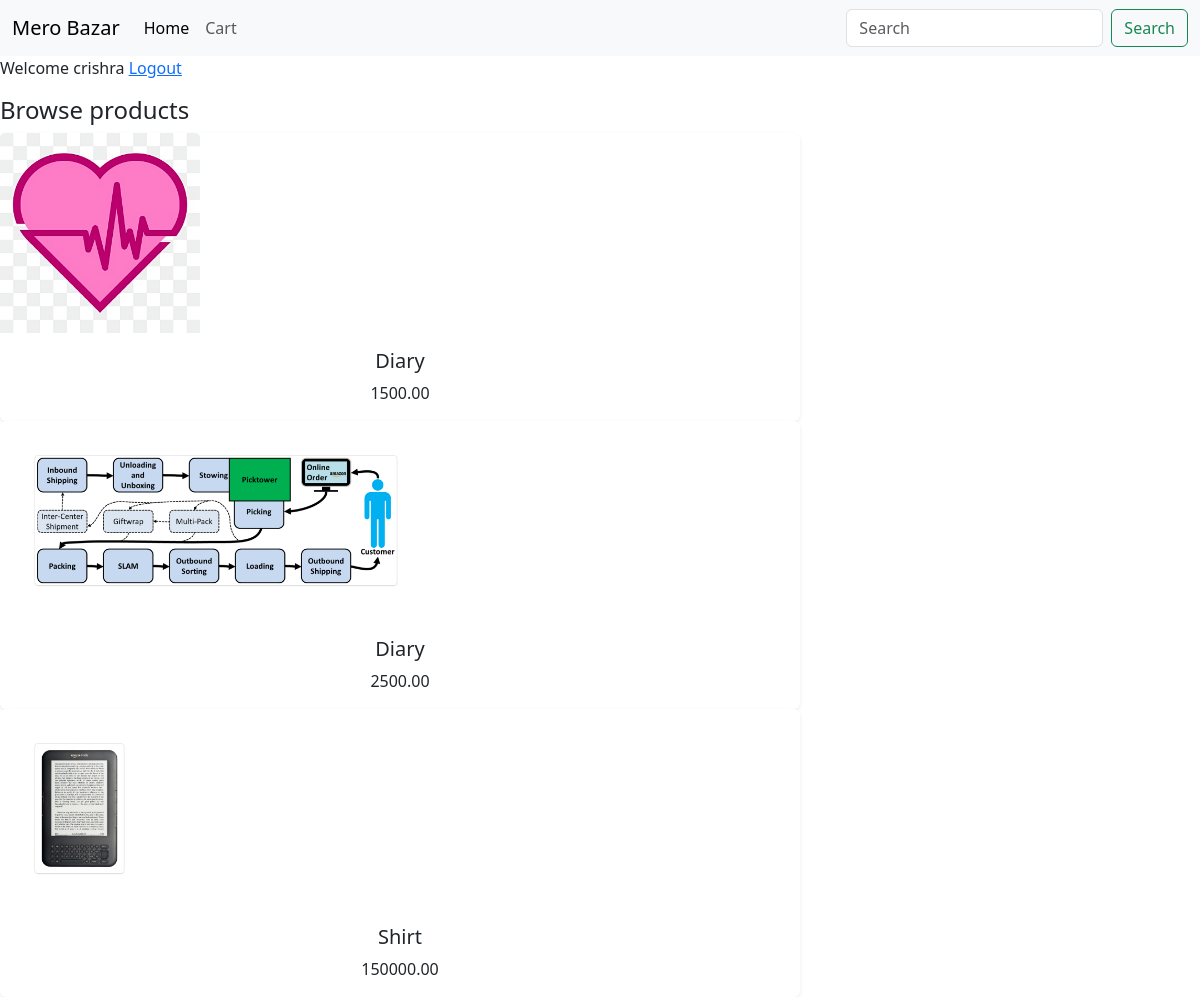
The app's page / (signed in) with its own data.
### catalog/models.py (models this page shows, shortened)
class Product(models.Model):
    name=models.CharField(max_length=255)
    price=models.DecimalField(max_digits=10,decimal_places=2)
    category=models.ForeignKey(Category,on_delete=models.CASCADE)
    photo=models.FileField(upload_to='uploads/')

### catalog/views.py (the view)
# urls.py: path("",views.home,name='home'),
def home(request):
    products=Product.objects.all()
    return render(request,'index.html',{'products':products})

### catalog/templates/index.html
{%extends "base.html" %}
{%block homepage%}
<div class="Container">
    <div class="Row">
        <div class ="col-md-4">
            {% if request.user.is_authenticated %}
            <p>
                Welcome {{request.user.username}}
                <a href="/logout/">Logout</a>
            </p>
            {% endif %}
        </div>
        <div class="col-md-8">
            <h4>Browse products</h4>
            <div class="Container">
                <div class="Row">
                    {% for product in products %}
                    <div class="Col">
                        <div class="card border-0 shadow-sm">
                            <a href="/product/{{product.id}}/"><img src="{{product.photo.url}}" class="card-img-top" alt="" style="height: 200px;width: auto;"></a>
                            <div class="card-body">
                                <h5 class="card-title text-center">{{product.name}}</h5>
                                <p class="card-text text-center">{{product.price}}</p>
                            </div>
                        </div>
                    </div>
                    {% endfor %}
                </div>
            </div>
        </div>
    </div>
</div>
{% endblock %}

### records on screen
Product: photo (picture), name "Diary", price "1500.00"
Product: photo (picture), name "Diary", price "2500.00"
Product: photo (picture), name "Shirt", price "150000.00"

### other values on screen
{{ request.user.username }} "crishra"
